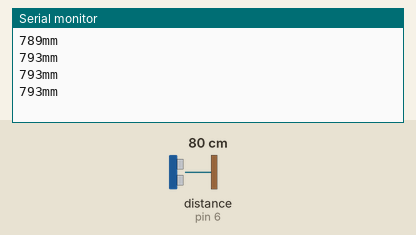
Bench run of a sketch on a simulated Arduino Uno, built with avr-gcc and run on an emulated ATmega328P. Parts: the last lines printed to the serial monitor. Wiring (inferred from the names in the program): ultrasonic range finder: trigger pin 7; echo pin 6. The test bench sets the inputs (shaded band); at power-on: distance to the obstacle (sensor on pin 6) 80 cm. The echo pulse lasts 58.3 µs per cm.

Above: at 1.2 s.
1.3 s: distance to the obstacle (sensor on pin 6) set to 2 cm
At 1.73 s:
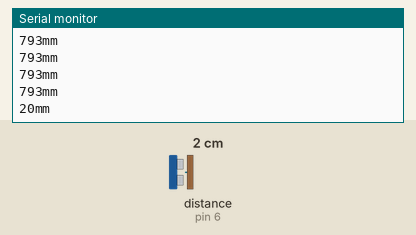
2.8 s: distance to the obstacle (sensor on pin 6) set to 4 cm
At 2.94 s:
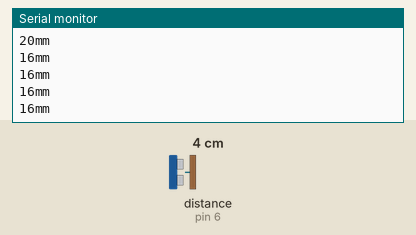
Timing chart, 0 to 5.8 s (numbered marks = the images above; inputs shaded):
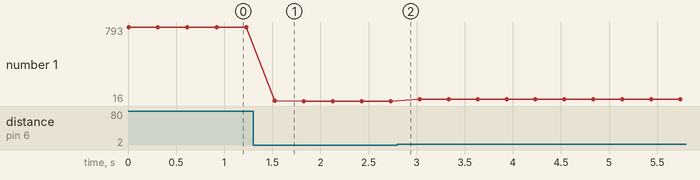

The sketch:

ultrasonic_sensor.ino
```cpp
//Ultrasonic sensor setup
int echoPin=6;
int trigPin=7;

void setup() {
  Serial.begin(9600);
  //SETUP ultrasonic
  pinMode(echoPin, INPUT);
  pinMode(trigPin, OUTPUT);
}

void loop() {
  // put your main code here, to run repeatedly:
  int d=getDistance();
  Serial.print(d);
  Serial.print("mm");
  Serial.println("");
  delay(300);
}

//Return closest object in millimeters
int getDistance() {
  //Clear the pin
  digitalWrite(trigPin, LOW);
  delayMicroseconds(2);

  //Set the trigPin on HIGH state for 10 micros
  digitalWrite(trigPin, HIGH);
  delayMicroseconds(10);
  digitalWrite(trigPin, LOW);

  //Read the sound wave time in microseconds
  long interval=pulseIn(echoPin,HIGH);

  //calculate distance
  int d=interval*0.34/2;

  return d;
}
```

Measured:
- after the input at 1.3 s, the serial monitor: prints a new line after 0.23 s (image 1)
- plotted number 1: 793 → 16 after the input at 1.3 s, 16 → 36 after the input at 2.8 s
